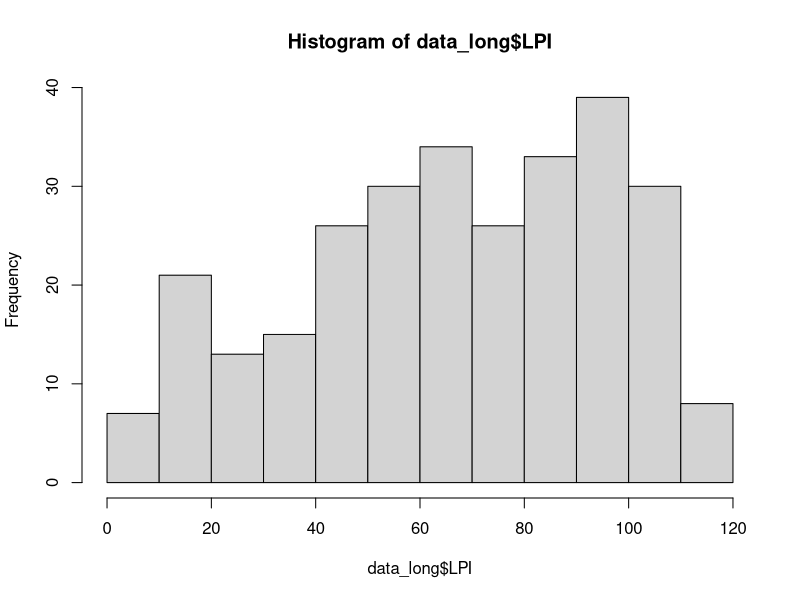
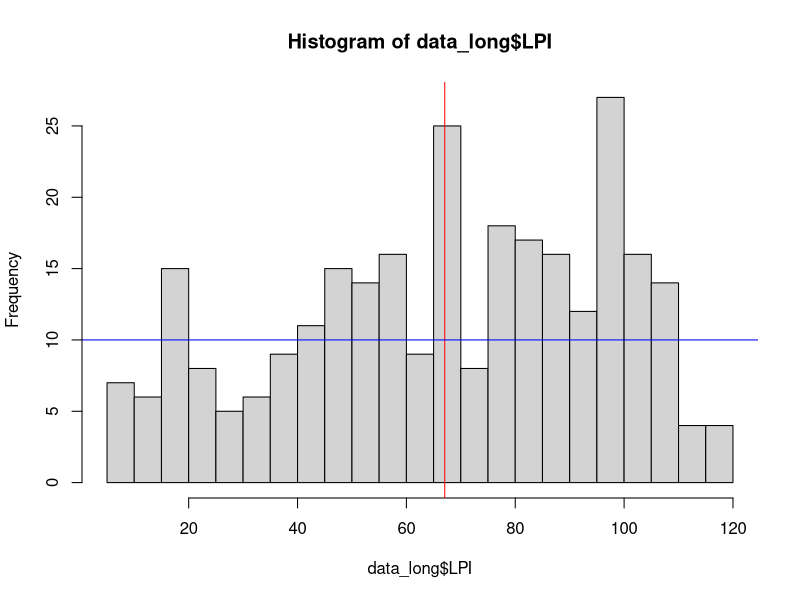
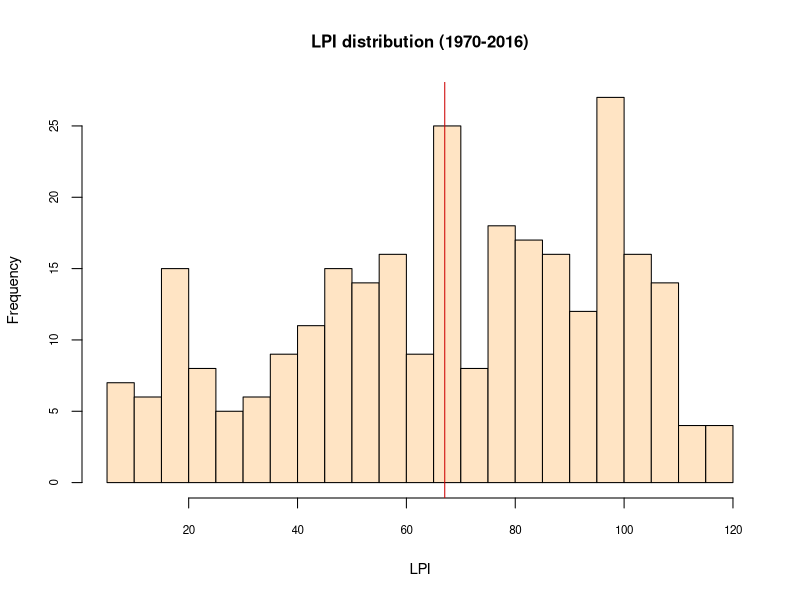
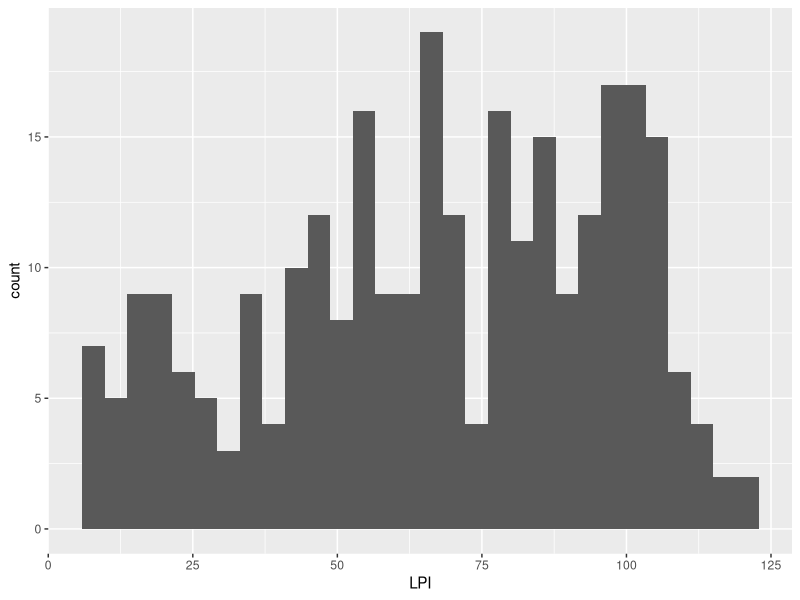
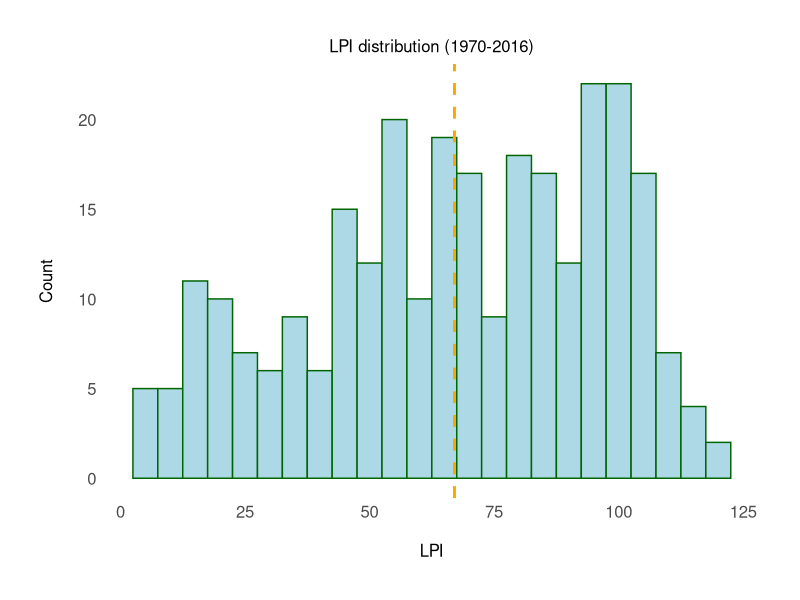
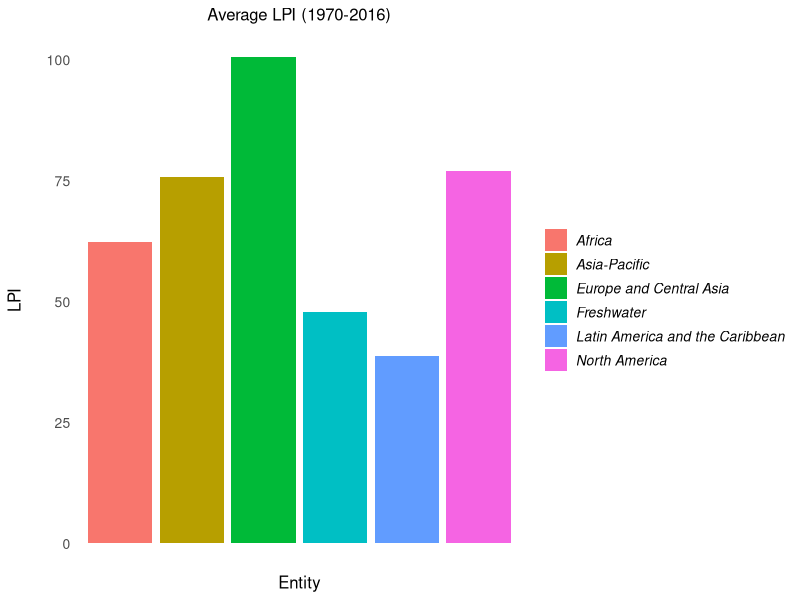
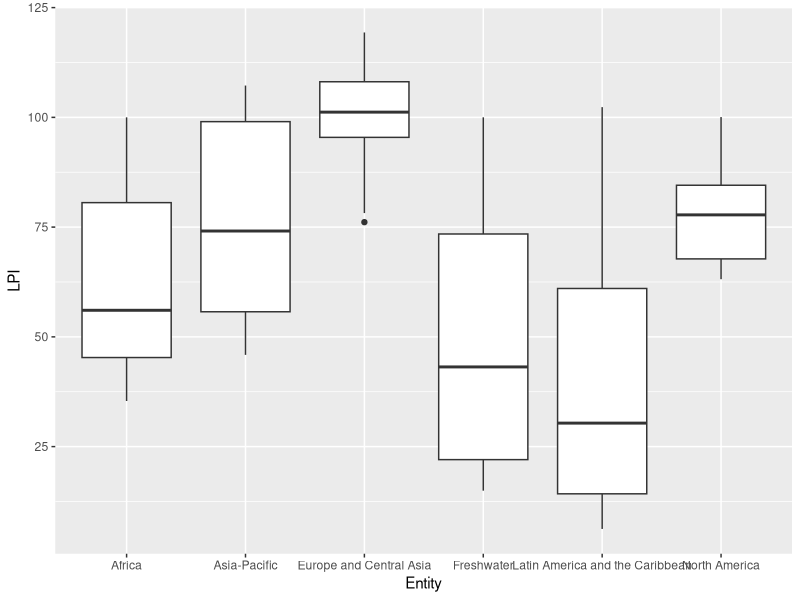
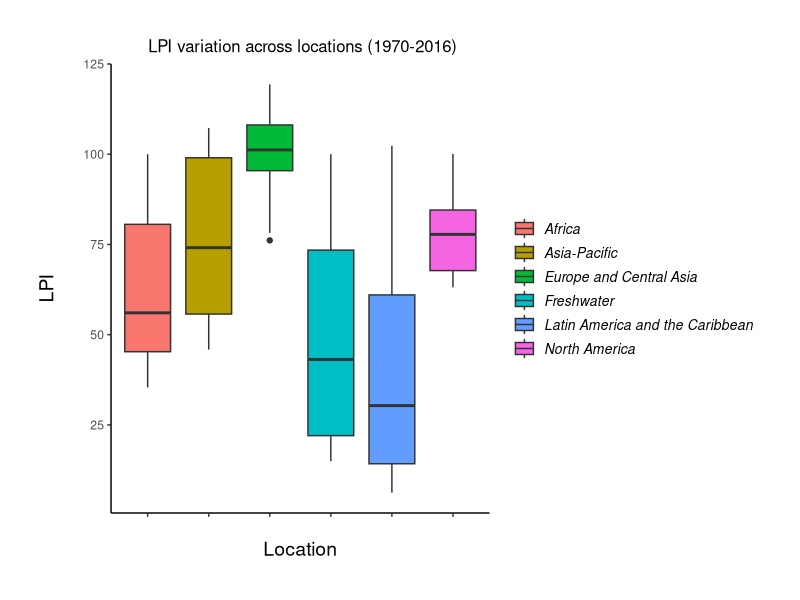

Reproduce these figures in R, in order.
## ---- chunk 1

# Data Science: Tutorial                       # note down information about course/Coding club and tutorial
# My first day in RStudio
# Zuzi Koscikova, zuzkakoscikova@gmail.com     # write down your name and contact
# 6 December 2021                              # date should not be in the format easily switched with European/American one

## ---- chunk 2
# Install packages ----
# Here are the most used R packages you will need in Data Science
# First, install packages 
# install.packages is a function we need to use for installing the required package. 
# in the brackets is name of the package in the quotations ""
#install.packages("tidyverse")  # package for data manipulation includes tidyr, dplyr, ggplot2, readr...
#install.packages("ggthemes")   # extra themes, scales and geoms for "ggplot2"

# Load the packages ----
# Load the packages using "library"
# NOTE: Normally it should work without using "" quotations when loading the packages
# however, if it is not working, try with them (this is working for me)
library(tidyverse)
library(ggthemes)
## ---- chunk 3
# Starting with the code ----
# usually there will be some data provided in csv format you will need to use. 
# when doing tutorials of coding club tutorials, from the github repository you can download ZIP folder. 
# Extract ZIP folder to your course repository folder in the computer. 
## Loading the data ---- 
getwd()
data <- read.csv("LPIdata.csv")
## ---- chunk 4

## checking the data ----

summary(data)
glimpse(data)
## ---- chunk 5
## Long format ----
# We will transform the wide dataframe into long format by moving all the year columns into one, where they will be bellow each other. 
# We need to check in the dataframe which columns are they in now 

data_long <- pivot_longer(data, cols=3:49, names_to = "year", values_to = "LPI")

# data_long: name of new dataframe
# pivot_longer: operator we are using for transformation of the data
# in the bracket: (data: original data, 
#                  cols=: original columns which needed to be transformed, 
#                  names_to=: name of the new column where all the names from original columns (so all #                             the years) will be moved, 
#                  values_to=: name of the new column where all the values from original columns (so 
#                              all the LPI values) will be moved)

## ---- chunk 6

# Deleting the X in front of the year values
data_long <- mutate(data_long, year = parse_number(year))

# data_long: name of the new dataframe
# mutate: operator by which we will create column "year"  
# in the brackets: (data, column = )
#        - data_long - We have the same, because we do not need to create another data, frame, we want #                      only change our "data_long" one. 
#       - year = name of (new) column 
#       - parse_number: operator that will extract only numerical values from the (original) column    #                       (year)

## ---- chunk 7
# Using pipes

data_long <- data %>% 
  pivot_longer(cols = 3:49,            # long format
               names_to = "year",
               values_to = "LPI") %>% 
  mutate (year = parse_number(year))   # deleting X in front of the years 

str(data_long$LPI)     # checking the specific column value type
str(data_long$year)
## ---- chunk 8
# First, check what different values we have in specific columns
unique(data_long$Entity)
unique(data_long$year)

# Deleting unnecessary data using pipes

data_long <- data_long %>% 
  filter(Entity != "Reptiles") %>% 
  filter(Entity != "World") %>%         # deleting unnecessary data from Entitiy column
  select(-c("Code"))                    # deleting useless column Code
  
  
# We also can connect all of the previous changes into one pipe
data_long <- data %>% 
  pivot_longer(cols = 3:49,               # changing to long format
               names_to = "year",
               values_to = "LPI") %>% 
  mutate (year = parse_number(year)) %>%  # deleting X in front of the years
  filter(Entity != "Reptiles") %>%        # deleting Reptile data
  filter(Entity != "World") %>%           # deleting World data
  select(-c("Code"))                      # deleting column Code
  
## ---- chunk 9
# Plotting ---- 

## Histogram of the LPI 
# with base R
hist(data_long$LPI)                           # histogram of the LPI column from data_long dataset
hist(data_long$LPI, breaks = 30)              # try change number for breaks, it will change the distribution of bars
abline(v=mean(data_long$LPI), col = "red")    # we can also add line of mean, median or other specific number, you can change colour
abline(h=10, col = "blue")
# with abline we can add horizontal (with h) or vertical (with v) lines on the plot. 
# we can plot median, mean or specific number 

# Beautifying of base R histogram
par(cex.main = 1, cex.lab=0.9, cex.axis = 0.7)      
# size of the title (cex.main) and size of axis labels (cex.lab), size of axis values (cex.axis)
hist(data_long$LPI,                          # histogram of the LPI column from data_long dataset
     main= "LPI distribution (1970-2016)",   # title of plot
     xlab= "LPI",                            # x-axis label
     ylab= "Frequency",                      # y-axis label
     col= "bisque",                          # changing colour
     breaks = 30)                            # specifying bars distribution
abline(v=mean(data_long$LPI), col="red3")    # adding mean line in red colour
## ---- chunk 10

# with ggplot2
(LPI_hist <- ggplot(data_long, aes(x = LPI)) +     
      geom_histogram())
# creating new plot "LPI_hist" by ggplot function, from the "data_long" data, where we are changing x axis name to LPI
# by geom_histogram we are specifying the type of the plot we want

# Beautifying
(LPI_hist <- ggplot(data_long, aes(x = LPI)) +                
    geom_histogram(binwidth = 5, colour = "dark green", fill = "light blue") +    # Changing the binwidth and colours of the bars.   
    geom_vline(aes(xintercept = mean(LPI)),                                # Adding a line for mean abundance
               colour = "orange", linetype = "dashed", size=1) +           # Changing the look of the line
    theme_minimal() +                                         # Changing the theme to get rid of the grey background
    ylab("Count\n") +                                         # Changing the text of the y and x axis label
    xlab("\nLPI")  +                                          # \n adds a blank line between axis and text
    ggtitle("LPI distribution (1970-2016)") +                 # Adding plot title
    theme(axis.text = element_text(size = 12),                # Changing font size of axis labels and title
          plot.title = element_text(hjust=0.5, size = 12),         # hjust = moves to the right/left
          axis.title.x = element_text(size = 12, face = "plain"),  # face="plain" is the default, you can change it to italic, bold, etc. 
          axis.title.y = element_text(size = 12, face= "plain"),
          panel.grid = element_blank(),                  # Removing the grey grid lines
          plot.margin = unit(c(1,1,1,1), units = "cm"))) 
## ---- chunk 11
# BARPLOT ----
        
# barplot of average LPI according to entities 

# adding a new column to our data - average of LPI 
data_long <- data_long %>%    
  group_by(Entity) %>%            # grouping the data by Entity (does similar thing as having data in wide format)
  mutate(LPIaverage = mean(LPI))  # mutate create new column with the name "LPIaverage" which values will be mean of LPI column

# ggplot2
# creating the barplot called "LPI_aver_barplot" from "data_long" data. In our aesthetic we need to specify x and y axis (the names of the specific column used). 
# "fill" in aes tells R to colour the bars according to different Entities. 
(LPI_aver_barplot <- ggplot(data_long, aes(x = Entity, y = LPIaverage, fill=Entity)) +
    geom_bar(position = position_dodge(), stat = "identity") +   # we need to use stat = "identity" when using "geom_bar" and own y values 
    theme_minimal() +
    ggtitle("Average LPI (1970-2016)") +                   # plot title
    ylab("LPI\n") +                                        # y-axis title
    xlab("Entity")  +                                      # x-axis title
    theme(axis.text.x = element_blank(),                   # deleting names of Entities form x-axis
          axis.text.y = element_text(size = 10),           # changing size of y-axis labels
          axis.title = element_text(size = 12, face = "plain"),   # adjusting axis titles size and format
          plot.title = element_text(size = 12, hjust=0.5),        # adjusting plot title size and position
          panel.grid = element_blank(),                           # deleting grid
          legend.text = element_text(size = 10, face = "italic"), # Setting the font for the legend text
          legend.title = element_blank(),                         # Removing the legend title
          legend.position = "right"))                             # Setting legend position 

## ---- chunk 12

# BOXPLOT ----

(LPI_boxplot <- ggplot(data_long, aes(Entity, LPI)) + geom_boxplot())  
# creating plot called "LPI_boxplot" by ggplot from "data_long" data. The aesthetic includes x axis and y axis specification. 
# "geom_boxplot() specifyies type of the plot

# Beautifying
(LPI_boxplot <- ggplot(data_long, aes(Entity, LPI)) +             
    geom_boxplot(aes(fill = Entity)) +                             # adding colour of the boxes by Entity (fill=Entity)
    theme_classic() +                                              # changing theme
    ggtitle(" LPI variation across locations (1970-2016)")  +       # plot title
    ylab("LPI\n") +                                                # y-axis title
    xlab("\nLocation")  +                                          # x-axis title
    theme(axis.text.x = element_blank(),                           # deleting x-axis labels (because we have it in the legend)
          axis.title = element_text(size = 14, face = "plain"),    # adjusting axis titles                    
          panel.grid = element_blank(),                            # Removing the background grid lines  
          plot.title = element_text(size = 12, hjust=0.5),         # adjusting plot title   
          plot.margin = unit(c(1,1,1,1), units = , "cm"),          # adding a margin
          legend.text = element_text(size = 10, face = "italic"),  # setting the font for the legend text
          legend.title = element_blank(),                          # removing the legend title
          legend.position = "right"))                              # setting legend position

## ---- chunk 13
# SCATTERPLOT

# scatterplot of LPI for each location
(LPI_scatter <- ggplot (data_long, aes(x = year, y = LPI, colour = Entity)) + geom_point())
# creating a plot called "LPI_scatter" by ggplot from "data_long" data. We are specifying columns for x and y axis and the colour difference based on location
# geom_point() specifies type of the plot

# Beautifying
(LPI_scatter <- ggplot(data_long, aes (x = year, y = LPI, colour =Entity)) +
    geom_point(size = 1.5) +                                # changing point size
    geom_smooth(method = "lm", se=FALSE) +                  # adding linear model fit (method=lm), deleting standard error ribbons (se=false)
    theme_classic() +                                       # changing theme 
    ggtitle("Yearly LPI in different locations (1970-2016)")  +   # plot title
    ylab("LPI\n") +                                               # y-axis title
    xlab("\nYear")  +                                             # x-axis title
    theme(axis.text.x = element_text(size = 10, angle = 45, vjust = 1, hjust = 1),  # adjusting x-axis labels (size, angle, vjust and hjust - vertical and horizontal position)
          axis.text.y = element_text(size = 10),                                    # adjusting y-axis labels
          axis.title = element_text(size = 12, face = "plain"),                     # adjusting axis titles     
          panel.grid = element_blank(),                             # removing the background grid lines               
          plot.margin = unit(c(1,1,1,1), units = , "cm"),           # adding a 1cm margin around the plot
          plot.title = element_text(size = 12, hjust=0.3),          # adjusting plot title 
          legend.text = element_text(size = 10, face = "italic"),   # setting the font for the legend text
          legend.title = element_blank(),                           # removing the legend title
          legend.position = "right"))                               # setting legend position 

## ---- chunk 14
# 4. Saving the plots ----

# with ggplot2
getwd()  # to remember your working directory to be able to specify where the plot should be saved 
# One 
ggsave("histogram.jpg", plot=LPI_hist)
ggsave("barplot.jpg", plot= LPI_aver_barplot, width = 7) 
ggsave("boxplot.jpg", plot = LPI_boxplot, width = 7)
ggsave("scatterplot.jpg", plot = LPI_scatter, width = 7)

## ---- chunk 15
# Boxplot 
(LPI_boxplot <- ggplot(data_long, aes(Entity, LPI)) +             
    geom_boxplot(aes(fill = Entity)) +                            
    theme_classic() +                                              
    ggtitle("LPI variation across location (1970-2016)")  +       
    ylab("LPI") +                                                  
    xlab("\nLocation")  +                                            
    theme(axis.text.x = element_blank(),                           
          axis.title = element_text(size = 14, face = "plain"),                      
          panel.grid = element_blank(),                              
          plot.title = element_text(size = 12, hjust=0.5),           
          plot.margin = unit(c(1,1,1,1), units = , "cm"),          
          legend.text = element_text(size = 10, face = "italic"),  
          legend.title = element_blank(),                          
          legend.position = "right")) 
ggsave("boxplot1.jpg", width=7, height= 3.5)     # adding ggsave code with specified dimensions and filepath + name of the figure
